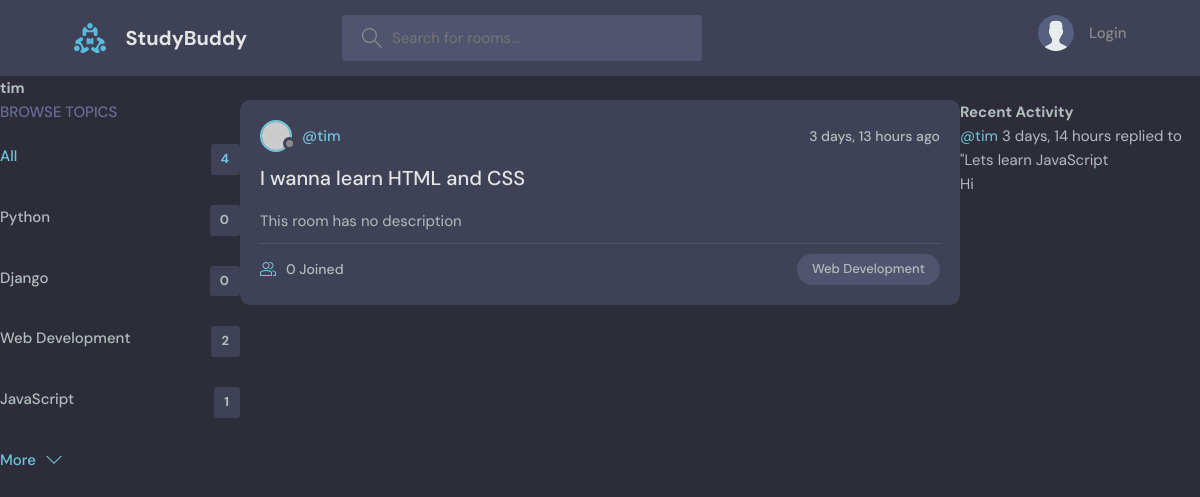
Page /profile/2/ on the earlier database version.
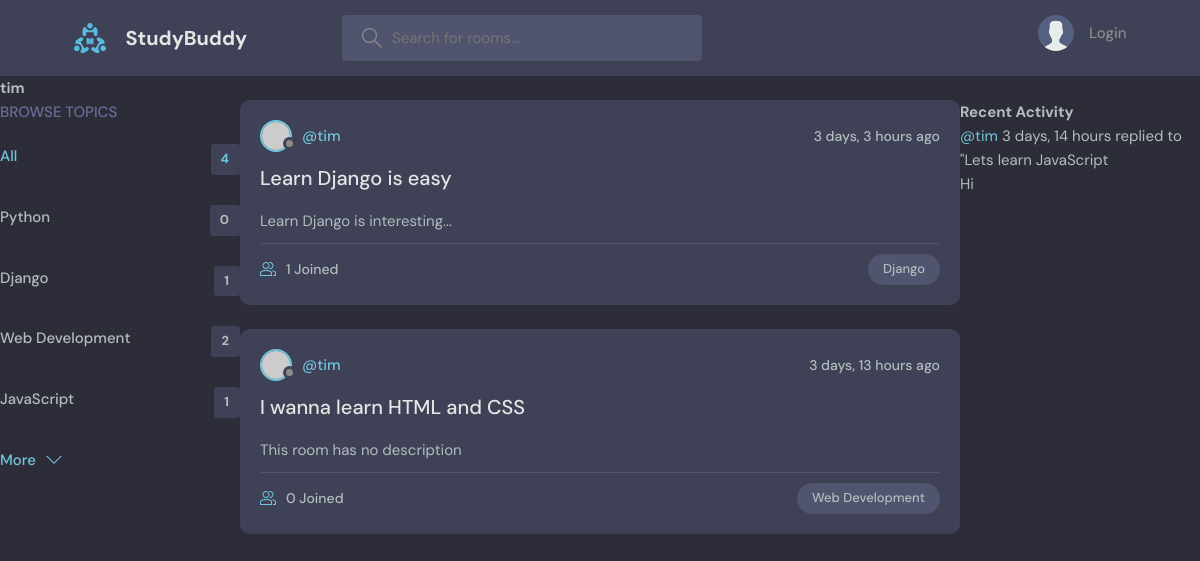
Same page on the later database version.
### base/models.py (models this page shows, shortened)
class Topic(models.Model):
    name = models.CharField(max_length=200)

class Room(models.Model):
    host = models.ForeignKey(User, on_delete=models.SET_NULL, null=True)
    topic = models.ForeignKey(Topic, on_delete=models.SET_NULL, null=True)
    name = models.CharField(max_length=200)
    description = models.TextField(null=True, blank=True)
    participants = models.ManyToManyField(User, related_name='participants', blank=True)
    updated = models.DateTimeField(auto_now=True)
    created = models.DateTimeField(auto_now_add=True)
    class Meta:
        ordering = ['-updated', '-created']
    def short_description(self):
        return self.description[:200] if self.description else ''
    def __str__(self):
        return self.name

class Message(models.Model):
    user = models.ForeignKey(User, on_delete=models.CASCADE)
    room = models.ForeignKey(Room, on_delete=models.CASCADE)
    body = models.TextField()
    updated = models.DateTimeField(auto_now=True)
    created = models.DateTimeField(auto_now_add=True)
    class Meta:
        ordering = ['-updated', '-created']
    def __str__(self):
        return self.body[0:50]

### base/views.py (the view)
# urls.py: path('profile/<str:pk>/', views.userProfile, name="user-profile"),
def userProfile(request, pk):
    user = User.objects.get(id=pk)
    rooms = user.room_set.all()
    room_messages = user.message_set.all()
    topics = Topic.objects.all()
    context = {'user': user, 'rooms': rooms, 'room_messages': room_messages, 'topics': topics}
    return render(request, 'base/profile.html', context)

### base/templates/base/profile.html (shortened to what this page needs)
{% extends "main.html" %}
{% block content %}
<h1>{{user.username}}</h1>
<div class="profile-container">
    <div>
        {% include 'base/topic_component.html' %}
    </div>
    <div>
        {% include 'base/feed_component.html' %}
    </div>
    <div>
        {% include 'base/activity_component.html' %}
    </div>
</div>
{% endblock content %}

### base/templates/base/topic_component.html (shortened to what this page needs)
<div class="topics">
<div class="topics__header">
    <h2>Browse Topics</h2>
</div>
<ul class="topics__list">
    <li>
    <a href="{% url 'home' %}" class="active">All <span>{{topics.count}}</span></a>
    </li>
    {% for topic in topics %}
    <li>
    <a href="{% url 'home' %}?q={{topic.name}}">{{topic.name}} <span>{{topic.room_set.all.count}}</span></a>
    </li>
    {% endfor %}
</ul>
<a class="btn btn--link" href="topics.html">
    More
    <svg version="1.1" xmlns="http://www.w3.org/2000/svg" width="32" height="32" viewBox="0 0 32 32">
    <title>chevron-down</title>
    <path d="M16 21l-13-13h-3l16 16 16-16h-3l-13 13z"></path>
    </svg>
</a>
</div>

### base/templates/base/feed_component.html (shortened to what this page needs)
{% for room in rooms %}
<div class="roomListRoom">
    <div class="roomListRoom__header">
        <a href="{% url 'user-profile' room.host.id %}" class="roomListRoom__author">
        <div class="avatar avatar--small">
            <img src="https://randomuser.me/api/portraits/women/11.jpg" />
        </div>
        <span>@{{room.host.username}}</span>
        </a>
        <div class="roomListRoom__actions">
        <span>{{room.created|timesince}} ago</span>
        </div>
    </div>
    <div class="roomListRoom__content">
        <a href="{% url 'room' room.id %}">{{room.name}}</a>
        {% if room.short_description %}
            <p>{{room.short_description}}...</p>
        {% else %}
            <p>This room has no description</p>
        {% endif %}
    </div>
    <div class="roomListRoom__meta">
        <a href="{% url 'room' room.id %}" class="roomListRoom__joined">
        {{room.participants.all.count}} Joined
        </a>
        <p class="roomListRoom__topic">{{room.topic.name}}</p>
    </div>
</div>
{% endfor %}

### base/templates/base/activity_component.html
<h3>Recent Activity</h3>
{% for message in room_messages %}
<div>
    <small><a href="{% url 'user-profile' message.user.id %}">@{{message.user}}</a>
        {{message.created|timesince}}</small>
    <small>replied to "{{message.room}}</small>
    <p>{{message}}</p>
</div>
{% endfor %}

Differences in the rows shown:
computed for Topic "Django": room_set.all.count "0" → "1"
added Room: host.username "tim", created "3 days, 3 hours", name "Learn Django is easy", short_description "Learn Django is interesting", participants.all.count "1", topic.name "Django"
